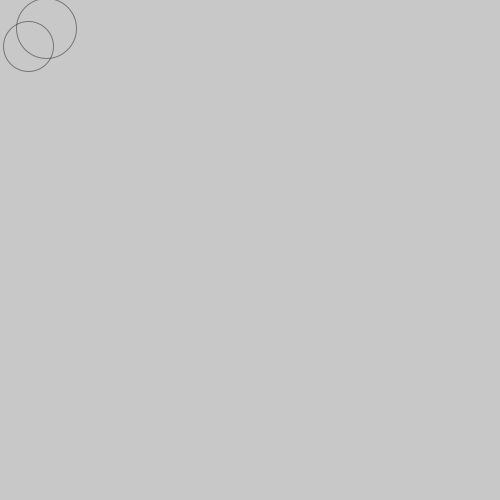
Frame 1 (no input)
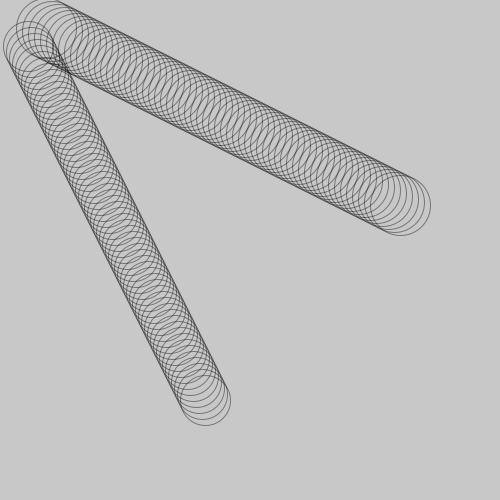
Frame 60 (the mouse pressed at the canvas centre just before this capture)
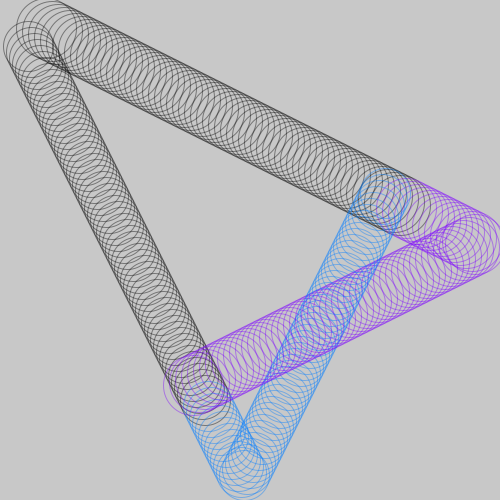
Frame 120 (the mouse held since frame 60 and released just before this capture)

The Processing sketch that drew these frames (run headless with seeded random() and noise(); from frame 60 on, the mouse is pressed at the canvas centre):

// Processing sketch: processing_79029
// ── processing_79029.pde

/* circle-related things*/
int x = 25;
int y = 40;

int xspeed = 3;
int yspeed = 6;


/* colour stuff*/
color c;


void setup() {
  size(500, 500);
  smooth();
  background (200);
  noFill();
  c=color(200);

}


    

void draw(){

  x += xspeed;  
  y += yspeed; 
  
  c = color(mouseY-mouseX,mouseY-(mouseX/2),mouseY+(mouseX/2),105);
  stroke(c); 
  if (x<25) {
    xspeed = -xspeed;    
    x = 25;
  }
  else if (x>width-25) {
    xspeed = -xspeed;

    x = width-25;
  }
 
  if (y<25) {
    yspeed = -yspeed;
    y = 25;
  }
  else if (y>height-25) {  
    yspeed = -yspeed;
    y = height-25;
  }
  noFill();
  ellipse(x, y, 50, 50);
  
  c = color(mouseY-(mouseX/2),mouseY-mouseX,mouseY+(mouseX/2),105);
  stroke(c);
  ellipse(y, x, 60, 60);
}

void mousePressed(){
  if (mouseButton == LEFT) {
      stroke(c);
      noFill();
      triangle(mouseX, mouseY, mouseX/3, mouseX/3, mouseY+30, mouseY+30);
  }
}

void keyPressed(){
    if (keyPressed == true){
    fill(200);
    noStroke();
    rect(0,0, width, height);
  } 
}
